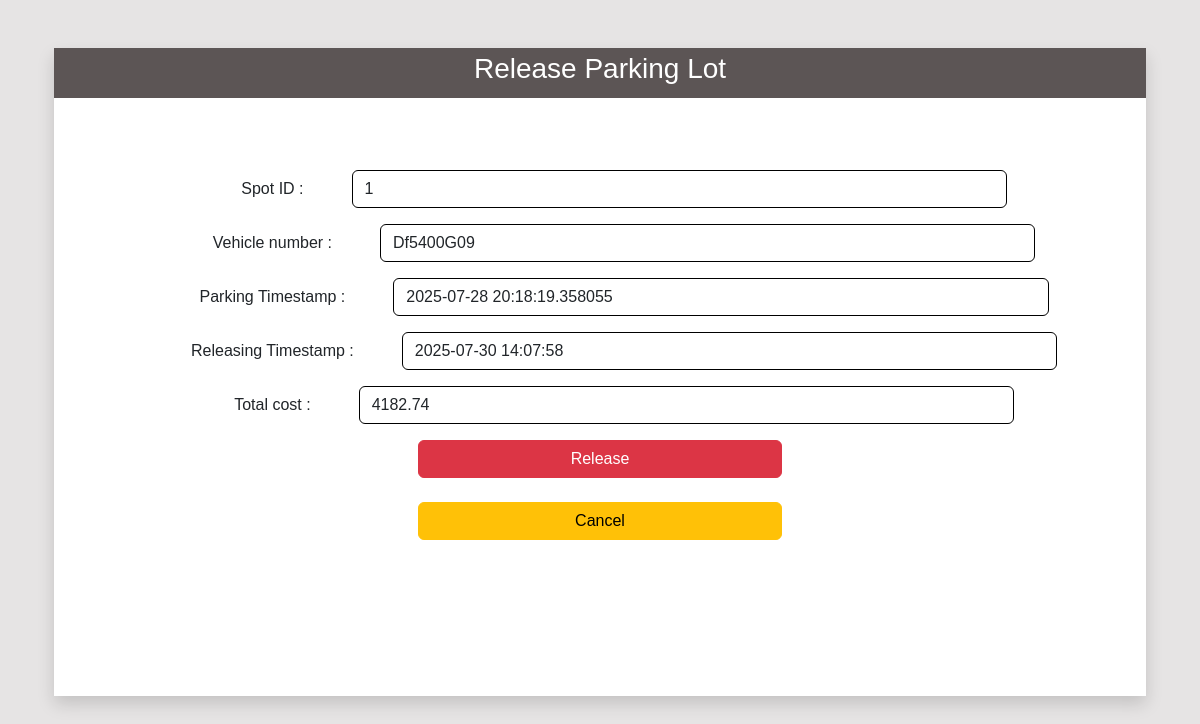
The app's page /spot/9/release (signed in) with its own data.
### models.py (models this page shows)
class Reservation(db.Model):
    id = db.Column(db.Integer, primary_key=True)
    user_id = db.Column(db.Integer, db.ForeignKey('user.id'), nullable=False)
    lot_id = db.Column(db.Integer, db.ForeignKey('parkinglot.id'), nullable=False)
    spot_id = db.Column(db.Integer, db.ForeignKey('parkingspot.id'), nullable=False)
    vehicle_id = db.Column(db.Integer, db.ForeignKey('vehicle.id'), nullable=False)
    parking_timestamp = db.Column(db.DateTime, nullable=False)
    leaving_timestamp = db.Column(db.DateTime, nullable=True)
    total_cost = db.Column(db.Float, nullable=True)

class Vehicle(db.Model):
    id = db.Column(db.Integer, primary_key=True)
    user_id = db.Column(db.Integer, db.ForeignKey('user.id'), nullable=False)
    vehicle_number = db.Column(db.String(25), unique=True, nullable=False)
    vehicle_type = db.Column(db.String(20))
    reserved_vehicle = db.relationship('Reservation', backref='vehicle', lazy=True,cascade="all, delete-orphan")

### routes.py (the view)
@app.route('/spot/<int:id>/release')
@auth_required
def release(id):
    reservation=Reservation.query.get(id)
    leaving_timestamp = datetime.now()
    parking_timestamp= reservation.parking_timestamp
    duration = leaving_timestamp - parking_timestamp
    hrs = duration.total_seconds() / 3600
    cost = round(hrs * reservation.parkinglot.price_per_hour, 2)
    return render_template('spot/release.html',reservation=reservation,l_timestamp=leaving_timestamp,cost=cost)

### routes.py (called while the page is built)
def auth_required(f):
    @wraps(f) #create different function object
    def decorated_function(*args, **kwargs):
        if 'user_id' not in session:
            return redirect(url_for('login'))
        else:
            return f(*args, **kwargs)
    return decorated_function

### templates/spot/release.html (shortened to what this page needs)
{% extends 'layout.html' %}
{% block content %}
<div class="container-fluid" style="height: 90vh;">
    <div class="col-5 shadow mt-5">
        <div class="title d-flex justify-content-center align-items-center mb-5 ">
            <h3 class="text-center">Release Parking Lot</h3>
        </div>
        <br>
        <form action="" method="post" class="form">
            <div class="d-flex align-items-center justify-content-center mb-3">
                <label class="me-5 ms-5">Spot ID :</label>
                <input type="text" class="form-control fixed-width-input"  value="{{reservation.spot_id}}" readonly>
            </div>
            <div class="d-flex align-items-center justify-content-center mb-3">
                <label class="me-5 ms-5" for="specificSizeSelect" >Vehicle number :</label>
                <input type="text" class="form-control fixed-width-input" value="{{reservation.vehicle.vehicle_number}}" readonly>
            </div>
            <div class="d-flex align-items-center justify-content-center mb-3">
                <label class="me-5 ms-5" for="specificSizeSelect" > Parking Timestamp :</label>
                <input type="text" class="form-control fixed-width-input" value="{{reservation.parking_timestamp}}" readonly>
            </div>
            <div class="d-flex align-items-center justify-content-center mb-3">
                <label class="me-5 ms-5" for="specificSizeSelect" > Releasing Timestamp :</label>
                <input type="datetime" class="form-control fixed-width-input" id="l_timestamp" name="l_timestamp" value='{{l_timestamp}}' readonly>
            </div>
            <div class="d-flex align-items-center justify-content-center mb-3">
                <label class="me-5 ms-5" for="specificSizeSelect" > Total cost :</label>
                <input type="text" class="form-control fixed-width-input" id="cost" name="cost" value='{{cost}}' readonly>
            </div>
            <div class="form-group d-grid gap-2 col-4 mx-auto">
                <button type="submit" class="btn btn-danger">
                    Release
                </button>
                <a href="{{url_for('parking_history')}}" class="btn btn-warning chfont mt-3">Cancel</a>
            </div>
    </div>
</div>
{% endblock %}

### templates/layout.html (style rules this page uses)
body { font-family: Arial, sans-serif; background-color: #e6e4e4; }
.col-5 { width: 100%; height: 90%; background-color: white; }
.title { width: 100%; height: 50px; }
.form-control { border: 1px solid black; }

### templates/spot/release.html (style rules this page uses)
.title { background-color: rgb(92, 85, 85); color: white; }
.fixed-width-input { width: 60% }

### records on screen
Reservation: spot_id "1", parking_timestamp "2025-07-28 20:18:19.358055"
Vehicle: vehicle.vehicle_number "Df5400G09"
